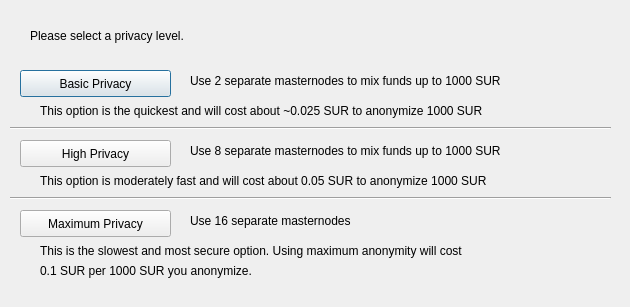
<?xml version="1.0" encoding="UTF-8"?>
<ui version="4.0">
 <class>DarksendConfig</class>
 <widget class="QDialog" name="DarksendConfig">
  <property name="geometry">
   <rect>
    <x>0</x>
    <y>0</y>
    <width>630</width>
    <height>307</height>
   </rect>
  </property>
  <property name="windowTitle">
   <string>Configure Darksend</string>
  </property>
  <widget class="QPushButton" name="buttonBasic">
   <property name="geometry">
    <rect>
     <x>20</x>
     <y>70</y>
     <width>151</width>
     <height>27</height>
    </rect>
   </property>
   <property name="text">
    <string>Basic Privacy</string>
   </property>
  </widget>
  <widget class="QPushButton" name="buttonHigh">
   <property name="geometry">
    <rect>
     <x>20</x>
     <y>140</y>
     <width>151</width>
     <height>27</height>
    </rect>
   </property>
   <property name="text">
    <string>High Privacy</string>
   </property>
  </widget>
  <widget class="QPushButton" name="buttonMax">
   <property name="geometry">
    <rect>
     <x>20</x>
     <y>210</y>
     <width>151</width>
     <height>27</height>
    </rect>
   </property>
   <property name="text">
    <string>Maximum Privacy</string>
   </property>
  </widget>
  <widget class="QLabel" name="label">
   <property name="geometry">
    <rect>
     <x>30</x>
     <y>20</y>
     <width>571</width>
     <height>31</height>
    </rect>
   </property>
   <property name="text">
    <string>Please select a privacy level.</string>
   </property>
  </widget>
  <widget class="QLabel" name="label_2">
   <property name="geometry">
    <rect>
     <x>190</x>
     <y>70</y>
     <width>421</width>
     <height>21</height>
    </rect>
   </property>
   <property name="text">
    <string>Use 2 separate masternodes to mix funds up to 1000 SUR</string>
   </property>
  </widget>
  <widget class="QLabel" name="label_3">
   <property name="geometry">
    <rect>
     <x>190</x>
     <y>140</y>
     <width>411</width>
     <height>21</height>
    </rect>
   </property>
   <property name="text">
    <string>Use 8 separate masternodes to mix funds up to 1000 SUR</string>
   </property>
  </widget>
  <widget class="QLabel" name="label_4">
   <property name="geometry">
    <rect>
     <x>190</x>
     <y>210</y>
     <width>421</width>
     <height>21</height>
    </rect>
   </property>
   <property name="text">
    <string>Use 16 separate masternodes</string>
   </property>
  </widget>
  <widget class="QLabel" name="label_6">
   <property name="geometry">
    <rect>
     <x>40</x>
     <y>100</y>
     <width>561</width>
     <height>21</height>
    </rect>
   </property>
   <property name="text">
    <string>This option is the quickest and will cost about ~0.025 SUR to anonymize 1000 SUR</string>
   </property>
  </widget>
  <widget class="QLabel" name="label_7">
   <property name="geometry">
    <rect>
     <x>40</x>
     <y>170</y>
     <width>561</width>
     <height>21</height>
    </rect>
   </property>
   <property name="text">
    <string>This option is moderately fast and will cost about 0.05 SUR to anonymize 1000 SUR</string>
   </property>
  </widget>
  <widget class="QLabel" name="label_8">
   <property name="geometry">
    <rect>
     <x>40</x>
     <y>240</y>
     <width>561</width>
     <height>21</height>
    </rect>
   </property>
   <property name="text">
    <string>This is the slowest and most secure option. Using maximum anonymity will cost</string>
   </property>
  </widget>
  <widget class="QLabel" name="label_9">
   <property name="geometry">
    <rect>
     <x>40</x>
     <y>260</y>
     <width>561</width>
     <height>21</height>
    </rect>
   </property>
   <property name="text">
    <string>0.1 SUR per 1000 SUR you anonymize.</string>
   </property>
  </widget>
  <widget class="Line" name="line">
   <property name="geometry">
    <rect>
     <x>10</x>
     <y>120</y>
     <width>601</width>
     <height>16</height>
    </rect>
   </property>
   <property name="orientation">
    <enum>Qt::Horizontal</enum>
   </property>
  </widget>
  <widget class="Line" name="line_2">
   <property name="geometry">
    <rect>
     <x>10</x>
     <y>190</y>
     <width>601</width>
     <height>16</height>
    </rect>
   </property>
   <property name="orientation">
    <enum>Qt::Horizontal</enum>
   </property>
  </widget>
 </widget>
 <resources/>
 <connections/>
</ui>
